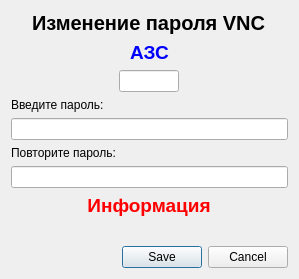
<?xml version="1.0" encoding="UTF-8"?>
<ui version="4.0">
 <class>EditPassExcepDialog</class>
 <widget class="QDialog" name="EditPassExcepDialog">
  <property name="geometry">
   <rect>
    <x>0</x>
    <y>0</y>
    <width>299</width>
    <height>279</height>
   </rect>
  </property>
  <property name="windowTitle">
   <string>Gandalf</string>
  </property>
  <layout class="QGridLayout" name="gridLayout">
   <item row="0" column="0" colspan="3" alignment="Qt::AlignHCenter">
    <widget class="QLabel" name="label_3">
     <property name="font">
      <font>
       <pointsize>15</pointsize>
       <bold>true</bold>
      </font>
     </property>
     <property name="text">
      <string>Изменение пароля VNC</string>
     </property>
    </widget>
   </item>
   <item row="2" column="0" colspan="3" alignment="Qt::AlignHCenter">
    <widget class="QLineEdit" name="lineEditTerminalID">
     <property name="maximumSize">
      <size>
       <width>60</width>
       <height>16777215</height>
      </size>
     </property>
     <property name="alignment">
      <set>Qt::AlignCenter</set>
     </property>
    </widget>
   </item>
   <item row="3" column="0">
    <widget class="QLabel" name="label">
     <property name="text">
      <string>Введите пароль:</string>
     </property>
    </widget>
   </item>
   <item row="4" column="0" colspan="3">
    <widget class="QLineEdit" name="lineEditPass1">
     <property name="echoMode">
      <enum>QLineEdit::Password</enum>
     </property>
    </widget>
   </item>
   <item row="5" column="0" colspan="2">
    <widget class="QLabel" name="label_2">
     <property name="text">
      <string>Повторите пароль:</string>
     </property>
    </widget>
   </item>
   <item row="6" column="0" colspan="3">
    <widget class="QLineEdit" name="lineEditPass2">
     <property name="echoMode">
      <enum>QLineEdit::Password</enum>
     </property>
    </widget>
   </item>
   <item row="7" column="0" colspan="3" alignment="Qt::AlignHCenter">
    <widget class="QLabel" name="labelInfo">
     <property name="font">
      <font>
       <pointsize>14</pointsize>
       <bold>true</bold>
      </font>
     </property>
     <property name="styleSheet">
      <string notr="true">color: rgb(255, 0, 0);</string>
     </property>
     <property name="text">
      <string>Информация</string>
     </property>
     <property name="alignment">
      <set>Qt::AlignCenter</set>
     </property>
    </widget>
   </item>
   <item row="8" column="1">
    <spacer name="verticalSpacer">
     <property name="orientation">
      <enum>Qt::Vertical</enum>
     </property>
     <property name="sizeHint" stdset="0">
      <size>
       <width>20</width>
       <height>40</height>
      </size>
     </property>
    </spacer>
   </item>
   <item row="9" column="0" colspan="3">
    <widget class="QDialogButtonBox" name="buttonBox">
     <property name="standardButtons">
      <set>QDialogButtonBox::Cancel|QDialogButtonBox::Save</set>
     </property>
    </widget>
   </item>
   <item row="1" column="0" colspan="3" alignment="Qt::AlignHCenter">
    <widget class="QLabel" name="labelTitle">
     <property name="font">
      <font>
       <pointsize>14</pointsize>
       <bold>true</bold>
      </font>
     </property>
     <property name="styleSheet">
      <string notr="true">color: rgb(0, 0, 255);</string>
     </property>
     <property name="text">
      <string>АЗС</string>
     </property>
    </widget>
   </item>
  </layout>
 </widget>
 <resources/>
 <connections/>
</ui>
